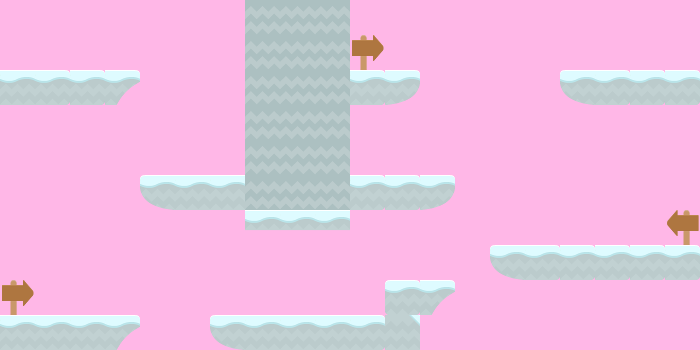

Rendered tile map (Tiled .tmx) drawn with the repository's tilesets; below, a short description and the map source with its tile grids summarised:
An orthogonal 20x10 tile map with 35x35 px tiles, 3 tile layers (background, collision, Fondo), 3 tilesets and 16 objects (6x coin, 4x running_enemy, 2x flying_enemy, goal, player, ...).

<map version="1.0" orientation="orthogonal" renderorder="right-down" width="20" height="10" tilewidth="35" tileheight="35" nextobjectid="23">
 <tileset firstgid="1" name="tiles-spritesheet" tilewidth="35" tileheight="35" spacing="1" tilecount="156" columns="12">
  <image source="../images/tiles_spritesheet.png" width="457" height="468" />
 </tileset>
 <tileset firstgid="157" name="tiles_spritesheet" tilewidth="35" tileheight="35" spacing="1" tilecount="156" columns="12">
  <image source="../images/tiles_spritesheet.png" width="457" height="468" />
 </tileset>
 <tileset firstgid="313" name="tilespeque" tilewidth="35" tileheight="35" spacing="1" margin="1" tilecount="156" columns="12">
  <image source="../images/tiles_spritesheet.png" width="457" height="468" />
 </tileset>
 <layer name="background" width="20" height="10">
  <data>[200 cells, 200 non-empty, 2 distinct tile ids]</data>
 </layer>
 <layer name="collision" width="20" height="10">
  <properties>
   <property name="collision" value="true" />
  </properties>
  <data>[200 cells, 55 non-empty, 9 distinct tile ids]</data>
 </layer>
 <objectgroup name="Capa de Objetos 1">
  <object id="2" name="goal" type="goal" gid="148" x="656.141" y="66.2218" width="35" height="35">
   <properties>
    <property name="group" value="goals" />
    <property name="next_level" value="assets/levels/level3.json" />
    <property name="texture" value="goal_image" />
   </properties>
  </object>
  <object id="3" name="player" type="player" gid="147" x="6.94572" y="67.5521" width="35" height="35">
   <properties>
    <property name="bouncing" value="20" />
    <property name="group" value="players" />
    <property name="jumping_speed" value="500" />
    <property name="texture" value="player_spritesheet" />
    <property name="walking_speed" value="200" />
   </properties>
  </object>
  <object id="5" name="enemy1" type="flying_enemy" gid="146" x="9.60636" y="261.779" width="35" height="35">
   <properties>
    <property name="direction" value="1" />
    <property name="group" value="enemies" />
    <property name="score" value="150" />
    <property name="texture" value="fly_spritesheet" />
    <property name="walking_distance" value="80" />
    <property name="walking_speed" value="75" />
   </properties>
  </object>
  <object id="6" name="running_enemy3" type="running_enemy" gid="146" x="282.901" y="312.331" width="35" height="35">
   <properties>
    <property name="detection_distance" value="200" />
    <property name="direction" value="-1" />
    <property name="group" value="enemies" />
    <property name="running_speed" value="200" />
    <property name="score" value="100" />
    <property name="texture" value="slime_image" />
    <property name="walking_distance" value="45" />
    <property name="walking_speed" value="75" />
   </properties>
  </object>
  <object id="7" name="enemy3" type="flying_enemy" gid="146" x="645.498" y="189.941" width="35" height="35">
   <properties>
    <property name="direction" value="-1" />
    <property name="group" value="enemies" />
    <property name="score" value="150" />
    <property name="texture" value="fly_spritesheet" />
    <property name="walking_distance" value="80" />
    <property name="walking_speed" value="75" />
   </properties>
  </object>
  <object id="8" name="running_enemy0" type="running_enemy" gid="146" x="549.715" y="241.824" width="35" height="35">
   <properties>
    <property name="detection_distance" value="300" />
    <property name="direction" value="1" />
    <property name="group" value="enemies" />
    <property name="running_speed" value="200" />
    <property name="score" value="200" />
    <property name="texture" value="slime_image" />
    <property name="walking_distance" value="60" />
    <property name="walking_speed" value="50" />
   </properties>
  </object>
  <object id="10" name="running_enemy1" type="running_enemy" gid="146" x="386" y="172" width="35" height="35">
   <properties>
    <property name="detection_distance" value="200" />
    <property name="direction" value="1" />
    <property name="group" value="enemies" />
    <property name="running_speed" value="200" />
    <property name="score" value="100" />
    <property name="texture" value="slime_image" />
    <property name="walking_distance" value="30" />
    <property name="walking_speed" value="50" />
   </properties>
  </object>
  <object id="11" name="running_enemy2" type="running_enemy" gid="146" x="181" y="169" width="35" height="35">
   <properties>
    <property name="detection_distance" value="200" />
    <property name="direction" value="-1" />
    <property name="group" value="enemies" />
    <property name="running_speed" value="200" />
    <property name="score" value="100" />
    <property name="texture" value="slime_image" />
    <property name="walking_distance" value="30" />
    <property name="walking_speed" value="50" />
   </properties>
  </object>
  <object id="12" name="checkpoint" type="checkpoint" gid="462" x="403" y="279" width="35" height="35">
   <properties>
    <property name="group" value="checkpoints" />
    <property name="texture" value="checkpoint_image" />
   </properties>
  </object>
  <object id="13" name="score0" type="score" gid="112" x="542" y="34" width="35" height="35">
   <properties>
    <property name="group" value="hud" />
    <property name="text" value="Score: 0" />
   </properties>
  </object>
  <object id="17" name="coin0" type="coin" gid="25" x="74" y="296" width="35" height="35">
   <properties>
    <property name="group" value="coins" />
    <property name="score" value="50" />
    <property name="texture" value="coin_image" />
   </properties>
  </object>
  <object id="18" name="coin1" type="coin" gid="25" x="182" y="86" width="35" height="35">
   <properties>
    <property name="group" value="coins" />
    <property name="score" value="50" />
    <property name="texture" value="coin_image" />
   </properties>
  </object>
  <object id="19" name="coin2" type="coin" gid="25" x="211" y="263" width="35" height="35">
   <properties>
    <property name="group" value="coins" />
    <property name="score" value="50" />
    <property name="texture" value="coin_image" />
   </properties>
  </object>
  <object id="20" name="coin3" type="coin" gid="25" x="659" y="149" width="35" height="35">
   <properties>
    <property name="group" value="coins" />
    <property name="score" value="50" />
    <property name="texture" value="coin_image" />
   </properties>
  </object>
  <object id="21" name="coin5" type="coin" gid="25" x="394" y="63" width="35" height="35">
   <properties>
    <property name="group" value="coins" />
    <property name="score" value="50" />
    <property name="texture" value="coin_image" />
   </properties>
  </object>
  <object id="22" name="coin6" type="coin" gid="25" x="592" y="64" width="35" height="35">
   <properties>
    <property name="group" value="coins" />
    <property name="score" value="50" />
    <property name="texture" value="coin_image" />
   </properties>
  </object>
 </objectgroup>
 <layer name="Fondo" width="20" height="10">
  <data>[200 cells, 3 non-empty, 2 distinct tile ids]</data>
 </layer>
</map>
